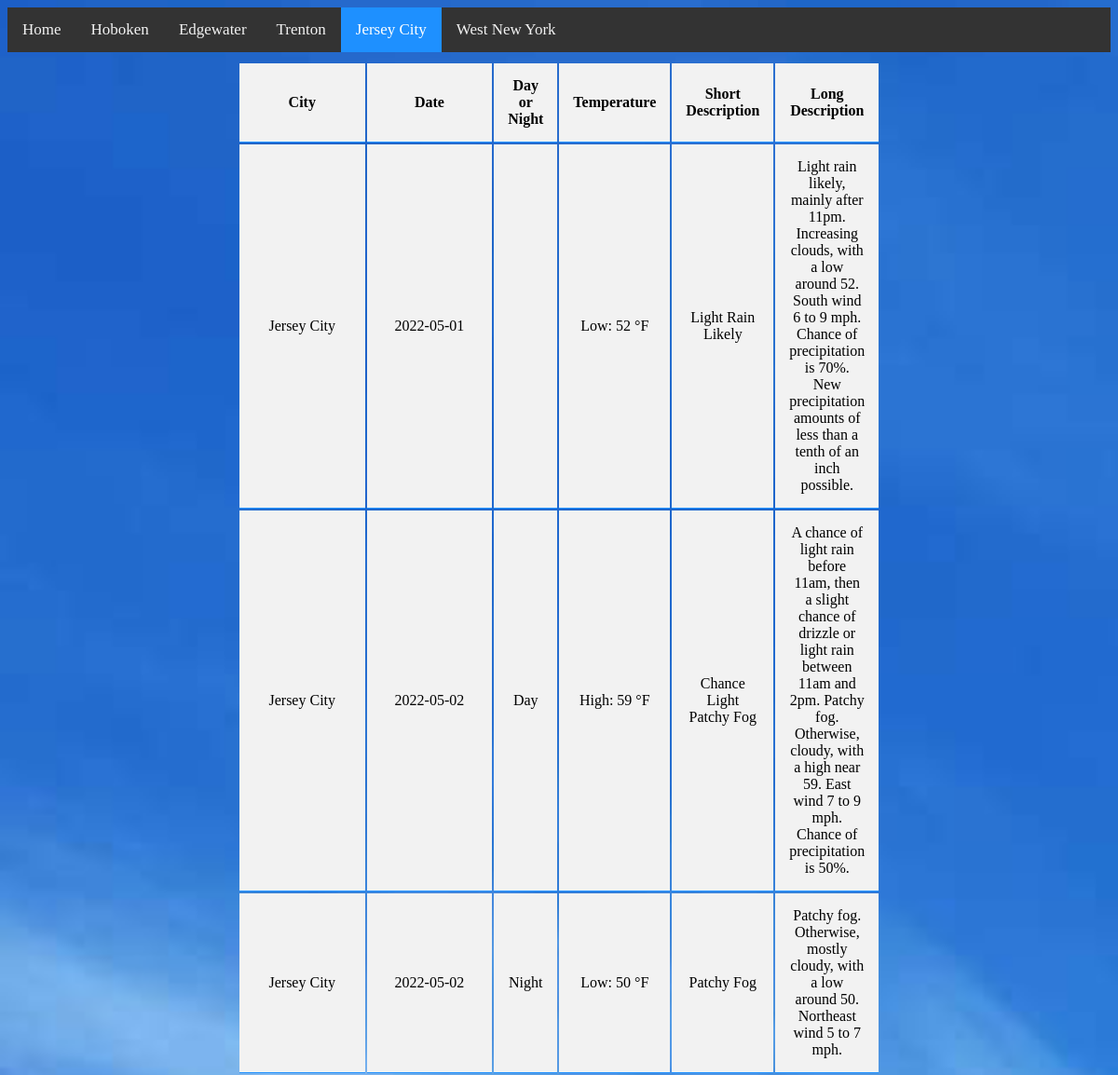
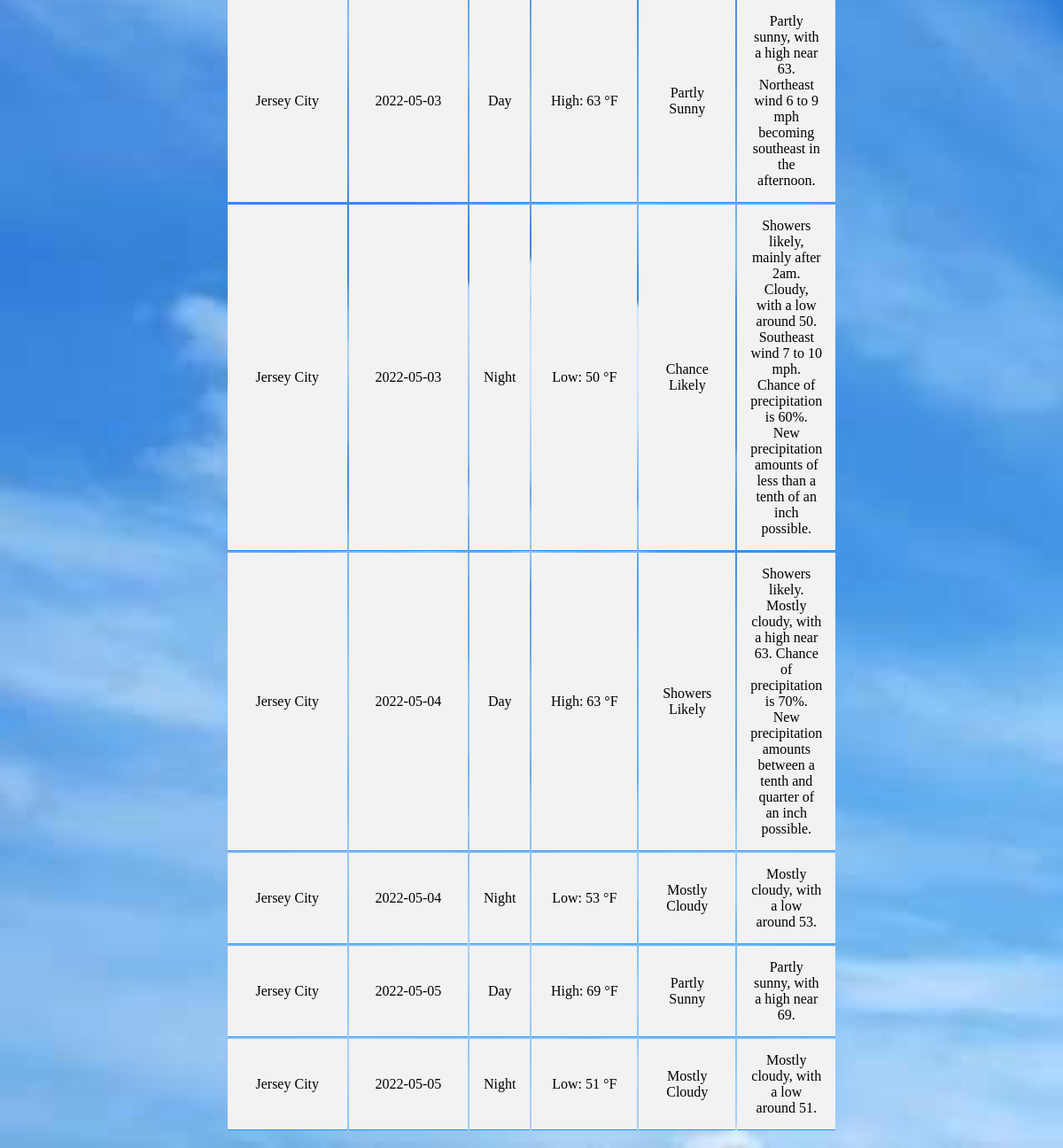
The page /jc.php on the database its author committed (2 pictures, top to bottom).
### tables this page shows
CREATE TABLE `weather_report` (
  `id` int NOT NULL AUTO_INCREMENT,
  `city_name` varchar(255) NOT NULL,
  `date_recorded` date NOT NULL,
  `day_night` varchar(255) DEFAULT NULL,
  `temp` varchar(255) NOT NULL,
  `short_desc` varchar(255) NOT NULL,
  `long_desc` varchar(255) NOT NULL,
  PRIMARY KEY (`id`)
);

### jc.php (the view, shortened to what this page needs)
<?php
    require("conn.php");
?>
<html>
    <head>
    </head>
    <body>
        <div class="topnav">
                <a  href="index.php">Home</a>
                <a  href="hoboken.php">Hoboken</a>
                <a  href="edgewater.php">Edgewater</a>
                <a  href="trenton.php">Trenton</a>
                <a  class="active" href="jc.php">Jersey City</a>
                <a  href="wny.php">West New York</a>
        </div>
        <?php
            $query = "SELECT * FROM weather_report WHERE city_name='Jersey City'";
            $result = mysqli_query($conn, $query);
            if(mysqli_num_rows($result)>0){
                echo "<table class='display_table'>";
                echo "<td width='120px'><b>City</b></td>";
                echo "<td width='120px'><b>Date</b></td>";
                echo "<td><b>Day or Night</b></td>";
                echo "<td><b>Temperature</b></td>";
                echo "<td><b>Short Description</b></td>";
                echo "<td><b>Long Description</b></td>";
                while($row = mysqli_fetch_array($result)){
                    echo "<tr>";
                    echo "<td>" . $row["city_name"] . "</td>" ;
                    echo "<td>" . $row["date_recorded"] . "</td>";
                    echo "<td>" . $row["day_night"] . "</td>";
                    echo "<td>" . $row["temp"] ."</td>";
                    echo "<td>" . $row["short_desc"] . "</td>";
                    echo "<td>" . $row["long_desc"] . "</td>";
                    echo "</tr>";
                }
                echo "</table>";
            }
        ?>
    </body>
</html>

### jc.php (style rules this page uses)
body { background-image: url(weather_bg.jpg); background-size: cover; }
.topnav { background-color: #333; overflow: hidden; }
.topnav a { float: left; color: #f2f2f2; text-align: center; padding: 14px 16px; text-decoration: none; font-size: 17px; }
.topnav a.active { background-color: #1E90FF; color: white; }
.display_table { margin: auto; width: 60%; padding: 10px; }
th, td { padding: 15px; text-align: center; border-bottom: 1px solid #1E90FF; }
tr { background-color: #f2f2f2; }

### rows shown on the page
weather_report: city_name "Jersey City", date_recorded "2022-05-01", temp "Low: 52 °F", short_desc "Light Rain Likely", long_desc "Light rain likely, mainly after 11pm. Increasing clouds, with a low around 52. South wind 6 to 9 mph. Chance of precipitation is 70%. New precipitation amounts of less than a tenth of an inch possible."
weather_report: city_name "Jersey City", date_recorded "2022-05-02", day_night "Day", temp "High: 59 °F", short_desc "Chance Light Patchy Fog", long_desc "A chance of light rain before 11am, then a slight chance of drizzle or light rain between 11am and 2pm. Patchy fog. Otherwise, cloudy, with a high near 59. East wind 7 to 9 mph. Chance of precipitation is 50%."
weather_report: city_name "Jersey City", date_recorded "2022-05-02", day_night "Night", temp "Low: 50 °F", short_desc "Patchy Fog", long_desc "Patchy fog. Otherwise, mostly cloudy, with a low around 50. Northeast wind 5 to 7 mph."
weather_report: city_name "Jersey City", date_recorded "2022-05-03", day_night "Day", temp "High: 63 °F", short_desc "Partly Sunny", long_desc "Partly sunny, with a high near 63. Northeast wind 6 to 9 mph becoming southeast in the afternoon."
weather_report: city_name "Jersey City", date_recorded "2022-05-03", day_night "Night", temp "Low: 50 °F", short_desc "Chance Likely", long_desc "Showers likely, mainly after 2am. Cloudy, with a low around 50. Southeast wind 7 to 10 mph. Chance of precipitation is 60%. New precipitation amounts of less than a tenth of an inch possible."
weather_report: city_name "Jersey City", date_recorded "2022-05-04", day_night "Day", temp "High: 63 °F", short_desc "Showers Likely", long_desc "Showers likely. Mostly cloudy, with a high near 63. Chance of precipitation is 70%. New precipitation amounts between a tenth and quarter of an inch possible."
weather_report: city_name "Jersey City", date_recorded "2022-05-04", day_night "Night", temp "Low: 53 °F", short_desc "Mostly Cloudy", long_desc "Mostly cloudy, with a low around 53."
weather_report: city_name "Jersey City", date_recorded "2022-05-05", day_night "Day", temp "High: 69 °F", short_desc "Partly Sunny", long_desc "Partly sunny, with a high near 69."
weather_report: city_name "Jersey City", date_recorded "2022-05-05", day_night "Night", temp "Low: 51 °F", short_desc "Mostly Cloudy", long_desc "Mostly cloudy, with a low around 51."
